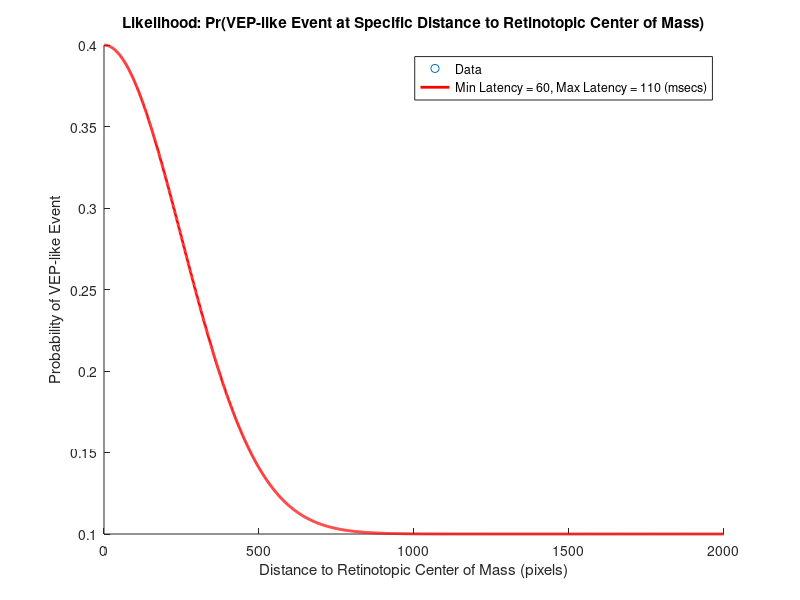

Here is the MATLAB script that generated this plot: (Note: this script raises an error after producing the figure.)
% VEP_Likelihood.m
%  Get the likelihood function L(THETA | data), where theta is the distance
%   to the retinotopic center of mass and the data is the probability of a 
%   VEP-like event at that distance ... so, at the center of mass, maybe
%   the probability is 0.7, but much further away, it's 0.2 . The VEP-like
%   event is defined as a peak negativity < -150 with latency to peak
%   negativity between 60 and 120 msec on an individual trial. The idea is
%   that, under the hypothesis that the current position is the center of
%   mass, I would expect a probability of 0.7, so if I find such a
%   probability, I'm likely to be at the center of mass. If I'm far away
%   from the center of mass, then I expect a probability of 0.2 .

fileList = dir('RetinoMap*_*.mat');
numFiles = length(fileList);

fullWin = 1:200;
minWin = [60,120]; % milliseconds
maxWin = 1:250;

lowMin=[60];
highMin =[110];
thresh = [-150];
maxParam = zeros(4,4);
minParam = zeros(4,4);
Residuals = zeros(4,4);

total = [];
for lowii = 1
    for highii = 1
        for threshii=1
            Pr_Hit = zeros(3000,2);
            
            Pr_Size = zeros(3000,2);
            
            sizes = [];
            totSignifs = cell(numFiles,1);
            totResponse = cell(numFiles,1);
            totnumChans = zeros(numFiles,1);
            totnumStimuli = zeros(numFiles,1);
            totnumReps = zeros(numFiles,1);
            for ii=1:numFiles
                load(fileList(ii).name);
                if exist('MapParams','var') == 1
                    totResponse{ii} = MapParams.Response;
                    totnumChans(ii) = size(MapParams.significantStimuli,1);
                    totnumStimuli(ii) = size(MapParams.significantStimuli,2);
                    totnumReps(ii) = size(MapParams.Response,3);
                    totSignifs{ii} = MapParams.significantStimuli;
                    
                    for jj=1:totnumChans(ii)
                        if isnan(MapParams.centerMass.x(jj)) == 0
                            xc = MapParams.centerMass.x(jj);
                            yc = MapParams.centerMass.y(jj);
                            for kk=1:totnumStimuli(ii)
                                xpos = MapParams.centerVals(kk,1);
                                ypos = MapParams.centerVals(kk,2);
                                dist = ceil(sqrt((xc-xpos).^2+(yc-ypos).^2));
                                dist = dist-mod(dist,10)+1;
                                for ll=1:totnumReps(ii)
                                    VEP =squeeze(MapParams.Response(jj,kk,ll,fullWin));
                                    baseline = 0;
                                    
                                    VEP = VEP-baseline;
                                    [minVal,minInd] = min(VEP);
%                                     sizes = [sizes;[minVal,dist]];
                                    if minInd > lowMin(lowii) && minInd < highMin(highii) && minVal < thresh(threshii)
                                       Pr_Hit(dist,1) = Pr_Hit(dist,1)+1;
                                       total = [total;[1,dist-1]];
                                    else
                                       total = [total;[0,dist-1]]; 
                                    end
                                    Pr_Hit(dist,2) = Pr_Hit(dist,2)+1;
                                    if minVal < thresh(threshii)
                                        Pr_Size(dist,1) = Pr_Size(dist,1)+1;
                                    end
                                    Pr_Size(dist,2) = Pr_Size(dist,2)+1;
                                end
                            end
                        end
                    end
                    clear MapParams;
                end
            end
            
            distVals = 1:3000;
            
            % figure();scatter(distVals,Pr_Size(:,1)./Pr_Size(:,2));
            % title('Probability of VEP < -150 versus Distance to Center of Mass')
            %
            % figure();scatter(sizes(:,2),sizes(:,1));
            % title('Size of VEP versus Distance to Center of Mass')
            
            distVals = distVals(Pr_Hit(:,2)>0)';
            Pr_Hit = Pr_Hit(Pr_Hit(:,2)>0,:);
            
            distVals = distVals(Pr_Hit(:,1)>1);
            Pr_Hit = Pr_Hit(Pr_Hit(:,1)>1,:);
            
            finalPr = Pr_Hit(:,1)./Pr_Hit(:,2);
            % figure();scatter(distVals,finalPr);
            % title('Probability of VEP-like Event versus Distance to Center of Mass')
            %
            % % Y = A*exp(B*X) ... Pr(VEP-event | distance to center of mass)
            % % ln(Y) = ln(A)+B*X
            % %   or Y = A*exp(B*X)+C
            %
            % N = length(finalPr);
            %
            % Design = zeros(N,1);
            % Y = zeros(N,1);
            % for ii=1:N
            %     Design(ii) = distVals(ii);
            %     Y(ii) = -log(finalPr(ii));
            % end
            %
            % [b,dev,stats] = glmfit(Design,Y,'normal');
            %
            %
            % figure();plot(distVals,-log(b(1))*exp(-b(2)*distVals));
            % title(sprintf('Exponential Fit to Probability Data, Pr = %3.2f*exp(%3.2f*X)',-log(b(1)),-b(2)));
            %
            % % fit non-linear curve
            % x0 = [1,-0.002,0.2];
            %
            % myFun = @(x,data) (x(1)*exp(x(2)*data)+x(3));
            %
            % [x,resnorm] = lsqcurvefit(myFun,x0,distVals,finalPr);
            % resnorm
            %
            % figure();scatter(distVals,finalPr);hold on
            % plot(1:2000,x(1)*exp(x(2).*(1:2000))+x(3),'r','LineWidth',2);
            % legend('Data',sprintf('Fit: Pr = %3.3f*exp(%3.3f*x)+%3.3f',x(1),x(2),x(3)));
            % xlabel('Distance to Retinotopic Center of Mass (pixels)');
            % ylabel('Probability of VEP-like Event');
            % title('Likelihood: Pr(VEP-like Event | Distance to Retinotopic Center of Mass)');
            
%             x0 = [0.5 200 0.2];
%             
%             myFun = @(x,data) (x(1)*exp(-(data.*data)./(x(2).*x(2)))+x(3));
%             
%             [x,resnorm] = lsqcurvefit(myFun,x0,distVals,finalPr);
%             resnorm
                
              %x0 = [0.2 0.02 300 0.09];
              x0 = [0.3 250 0.1];
                  
              %myFun = @(x,data) (x(1)./(1+exp(x(2)*(data-x(3))))+x(4));
              myFun = @(x,data) (x(1).*exp(-(data.*data)./(2.*x(2).*x(2)))+x(3));

              [x,resnorm] =  lsqcurvefit(myFun,x0,distVals,finalPr);
               x
            maxParam(lowii,highii,threshii) = x(1);
            minParam(lowii,highii,threshii) = x(3);
            Residuals(lowii,highii,threshii) = resnorm;
            figure();scatter(distVals,finalPr);hold on;
            plot(1:2000,myFun(x,1:2000),'r','LineWidth',2);
            legend('Data',sprintf('Min Latency = %d, Max Latency = %d (msecs)',lowMin(lowii),highMin(highii)));
            xlabel('Distance to Retinotopic Center of Mass (pixels)');
            ylabel('Probability of VEP-like Event');
            title('Likelihood: Pr(VEP-like Event at Specific Distance to Retinotopic Center of Mass)');
        end
     end
end

newTotal = total(total(:,2)<=1600,:);

totalDataPoints = length(newTotal);

allDists = unique(newTotal(:,2));

distLen = length(allDists);

distNums = zeros(distLen,1);

hitAndDistNums = zeros(distLen,1);

forDistFit = [];
forHitDistFit = [];
for ii=1:totalDataPoints
    for jj=1:distLen
        if newTotal(ii,2) == allDists(jj)
            distNums(jj) = distNums(jj)+1;
            forDistFit = [forDistFit,allDists(jj)];
        end
        if newTotal(ii,2) == allDists(jj) && newTotal(ii,1) == 1
            hitAndDistNums(jj) = hitAndDistNums(jj)+1;
            forHitDistFit = [forHitDistFit,allDists(jj)];
        end
    end
end
PrDist = distNums./totalDataPoints;
PrHitAndDist = hitAndDistNums./totalDataPoints;

conditionalProb = PrHitAndDist./PrDist;

sum(conditionalProb);

figure();plot(allDists,PrDist);title('Probability of Being Specific Distance to Center of Mass');

figure();plot(allDists,PrHitAndDist);title('Probability of Hit and Being Specific Distance to Center of Mass');

x0 = 500;
                  
%myFun = @(x,data) (x(1)./(1+exp(x(2)*(data-x(3))))+x(4));
myFun = @(x,data) ((x.^(data)*exp(-x))./(factorial(x)));

[x,resnorm] =  lsqcurvefit(myFun,x0,allDists,PrHitAndDist);

figure();plot(allDists,myFun(x,allDists));

figure();plot(allDists,conditionalProb);title('Conditional Probability of Hit | Distance to Center of Mass');

figure();plot(allDists,conditionalProb./sum(conditionalProb));title('Normalized Conditional Probability');

% x0 = [1 1];
% 
% myFun = @(x,data) ((x(2)/x(1)).*(data./x(1)).^(x(2)-1).*exp(-(data./x(1)).^(x(2))));
% 
% [x,resnorm] =  lsqcurvefit(myFun,x0,allDists,conditionalProb./sum(conditionalProb));
% 
% figure();plot(allDists,myFun(x,allDists));title('Least Squares Weibull Fit');

% fit probability distributions
%forDistFit = forDistFit./max(forDistFit);

% normPd = fitdist(forDistFit','normal');
% 
% normPd
% 
% normPDF = pdf(normPd,0:max(allDists));
% 
% figure();plot(0:max(allDists),normPDF);title('Normal Distribution fit to Distance Data');
% 
% gammaPd = fitdist(forHitDistFit','gamma');
% 
% gammaPd
% 
% gammaPDF = pdf(gammaPd,0:max(allDists));
% figure();plot(0:max(allDists),gammaPDF);title('Gamma Distribution fit to Hit and Distance Data');
% 
% temp = forHitDistFit./max(forHitDistFit);
% betaPd = fitdist(temp','beta');
% 
% betaPd
% 
% betaPDF = pdf(betaPd,0:0.001:1);
% 
% figure();plot(0:0.001:1,betaPDF);title('Beta distribution fit to Hit and Distance Data');
% 
